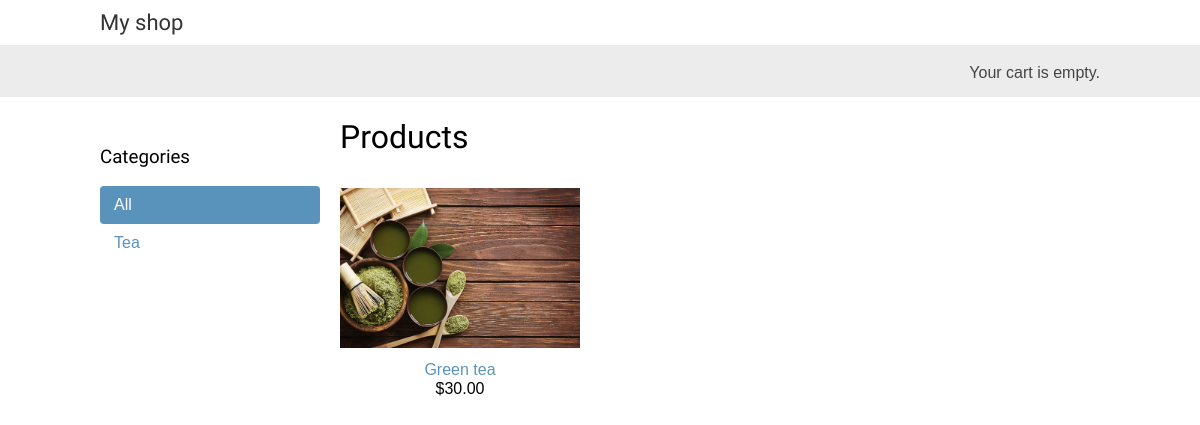
The app's page /, older data.
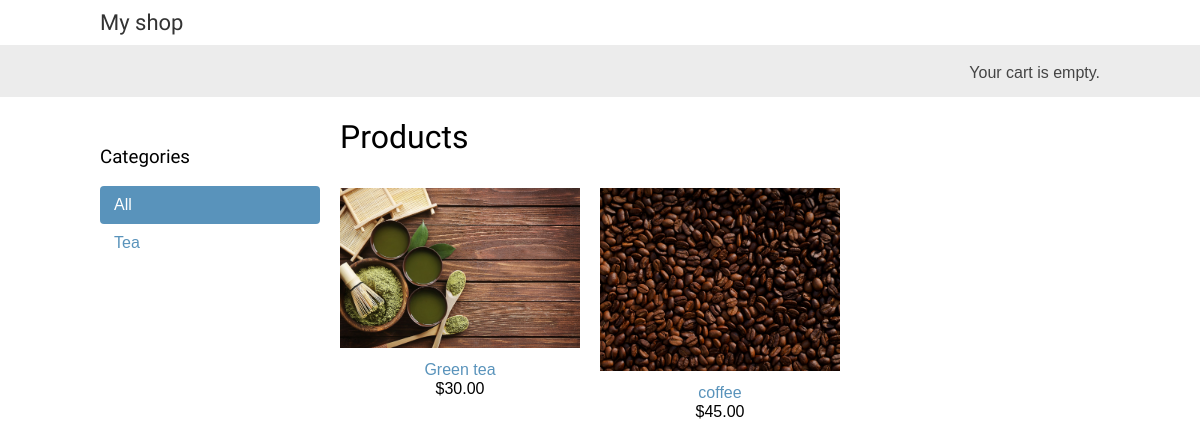
The same page, newer data.
### shop/models.py (models this page shows, shortened)
class Category(models.Model):
    name = models.CharField(max_length=200, db_index=True)
    slug = models.SlugField(max_length=200, unique=True)
    class Meta():
        ordering = ('name',)
        verbose_name = 'category'
        verbose_name_plural = 'categories'
    def get_absolute_url(self):
        return reverse('shop:product_list_by_category', args=[self.slug])

class Product(models.Model):
    category = models.ForeignKey(
        Category, related_name='ptoducts', on_delete=models.CASCADE)
    name = models.CharField(max_length=200, db_index=True)
    slug = models.CharField(max_length=200, db_index=True)
    image = models.ImageField(upload_to='products/%Y/%m/%d', blank=True)
    description = models.TextField(blank=True)
    price = models.DecimalField(max_digits=10, decimal_places=2)
    available = models.BooleanField(default=True)
    created = models.DateTimeField(auto_now_add=True)
    updated = models.DateTimeField(auto_now=True)
    class Meta():
        ordering = ('name',)
        index_together = (('id', 'slug'),)
    def get_absolute_url(self):
        return reverse('shop:product_detail', args=[self.id, self.slug])

### shop/views.py (the view)
# urls.py: path('', views.product_list, name='product_list'),
def product_list(request, category_slug=None):
    category = None
    categories = Category.objects.all()
    products = Product.objects.filter(available=True)
    if category_slug:
        category = get_object_or_404(Category, slug=category_slug)
        product = Product.objects.filter(category=category)
    return render(request, 'shop/product/list.html', {'category': category, 'products': products, 'categories': categories})

### cart/cart.py (called while the page is built)
    def __len__(self):
        return sum(item['quantity'] for item in self.cart.values())

### cart/context_processors.py (called while the page is built)
def cart(request):
    return {'cart':Cart(request)}

### shop/templates/shop/product/list.html (shortened to what this page needs)
{% extends "shop/base.html" %}
{% load static %}
{% block content %}
<div id="sidebar">
    <h3>Categories</h3>
    <ul>
        <li {% if not category %} class= "selected"{% endif %}>
            <a href="{% url 'shop:product_list' %}">All</a>
        </li>
        {% for c in categories %}
        <li {% if category.slug == c.slug %} class="selected"{% endif %}>
            <a href="{{ c.get_absolute_url }}">{{c.name}}</a>
        </li>
        {% endfor %}
    </ul>
</div>
<div id="main" class="product-list">
    <h1>{% if category %}
    {{category.name}}
    {% else %}
    Products
    {% endif %}</h1>
    {% for product in products %}
    <div class="item">
        <a href="{{ product.get_absolute_url }}">
            <img src="{% if product.image %}{{product.image.url}}{% else %}{% static 'img/no_image.png' %}{% endif %}" >
        </a>
        <a href="{{ product.get_absolute_url }}">{{product.name}}</a>
        <br>
        ${{product.price}}
    </div>
    {% endfor %}
</div>
{% endblock content %}

### shop/templates/shop/base.html (shortened to what this page needs)
{% load static %}
<!DOCTYPE html>
<html lang="en">
  <head>
    <link rel="stylesheet" href="{% static 'css/base.css' %}" />
  </head>
  <body>
    <div id="header">
      <a href="/" class="logo">My shop</a>
    </div>
    <div id="subheader">
      <div class="cart">
        {% with total_item=cart|length %}
        {% if total_item > 0 %}
        Your cart:
        <a href="{% url "cart:cart_detail" %}">
          {{total_item}} item{{total_item|pluralize}}, ${{cart.get_total_price}}
        </a>
        {% else %}
        Your cart is empty.
        {% endif %}
        {% endwith %}
      </div>
    </div>
    <div id="content">{% block content %}{% endblock content %}</div>
  </body>
</html>

### shop/static/css/base.css (style rules this page uses)
body { margin:0; padding:0; font-family:helvetica, sans-serif; }
h1, h2, h3, h4, h5 , h6 { font-family: 'Ubuntu', sans-serif; font-weight:normal; }
a { text-decoration:none; color:#5993bb; }
#header { padding:10px 100px; font-size:18px; overflow:auto; }
#subheader { background:#ececec; color:#444; padding:15px 100px; overflow:auto; }
#header .logo { font-family: 'Ubuntu', sans-serif; float:left; color:#333; font-size:22px; margin-right:10%; }
#subheader .cart { float:right; padding-top:4px; }
#content { padding:0 100px; overflow:hidden; }
#sidebar { width:220px; padding:30px 20px 0 0; float:left; }
#sidebar ul { margin:0; padding:0; }
#sidebar ul li { margin:0; list-style:none; padding:10px 14px; }
#sidebar ul li a { display:block; }
#sidebar ul li.selected { background:#5993bb; border-radius:4px; }
#sidebar ul li.selected a { color:#fff; }
#main { float:left; width: 96%; margin-right:-220px; overflow:hidden; }
.product-list .item { width:25%; padding:10px 20px 10px 0; float:left; text-align:center; line-height:1.2; }
.product-list .item img { width:100%; margin-bottom:8px; }

Row changes from the older to the newer data that the page shows:
added Product: image (picture), name "coffee", price "45.00"
